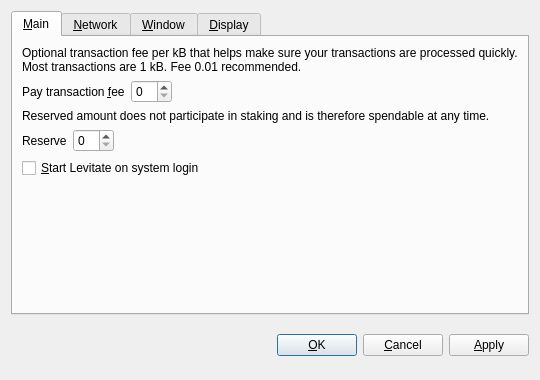
<?xml version="1.0" encoding="UTF-8"?>
<ui version="4.0">
 <class>OptionsDialog</class>
 <widget class="QDialog" name="OptionsDialog">
  <property name="geometry">
   <rect>
    <x>0</x>
    <y>0</y>
    <width>540</width>
    <height>380</height>
   </rect>
  </property>
  <property name="windowTitle">
   <string>Options</string>
  </property>
  <property name="modal">
   <bool>true</bool>
  </property>
  <layout class="QVBoxLayout" name="verticalLayout">
   <item>
    <widget class="QTabWidget" name="tabWidget">
     <property name="tabPosition">
      <enum>QTabWidget::North</enum>
     </property>
     <property name="currentIndex">
      <number>0</number>
     </property>
     <widget class="QWidget" name="tabMain">
      <attribute name="title">
       <string>&amp;Main</string>
      </attribute>
      <layout class="QVBoxLayout" name="verticalLayout_Main">
       <item>
        <widget class="QLabel" name="transactionFeeInfoLabel">
         <property name="text">
          <string>Optional transaction fee per kB that helps make sure your transactions are processed quickly. Most transactions are 1 kB. Fee 0.01 recommended.</string>
         </property>
         <property name="textFormat">
          <enum>Qt::PlainText</enum>
         </property>
         <property name="wordWrap">
          <bool>true</bool>
         </property>
        </widget>
       </item>
       <item>
        <layout class="QHBoxLayout" name="horizontalLayoutFee">
         <item>
          <widget class="QLabel" name="transactionFeeLabel">
           <property name="text">
            <string>Pay transaction &amp;fee</string>
           </property>
           <property name="textFormat">
            <enum>Qt::PlainText</enum>
           </property>
           <property name="buddy">
            <cstring>transactionFee</cstring>
           </property>
          </widget>
         </item>
         <item>
          <widget class="BitcoinAmountField" name="transactionFee"/>
         </item>
         <item>
          <spacer name="horizontalSpacerFee">
           <property name="orientation">
            <enum>Qt::Horizontal</enum>
           </property>
           <property name="sizeHint" stdset="0">
            <size>
             <width>40</width>
             <height>20</height>
            </size>
           </property>
          </spacer>
         </item>
        </layout>
       </item>
       <item>
        <widget class="QLabel" name="reserveBalanceInfoLabel">
         <property name="text">
          <string>Reserved amount does not participate in staking and is therefore spendable at any time.</string>
         </property>
         <property name="textFormat">
          <enum>Qt::PlainText</enum>
         </property>
         <property name="wordWrap">
          <bool>true</bool>
         </property>
        </widget>
       </item>
       <item>
        <layout class="QHBoxLayout" name="horizontalLayoutReserveBalance">
         <item>
          <widget class="QLabel" name="reserveBalanceLabel">
           <property name="text">
            <string>Reserve</string>
           </property>
           <property name="textFormat">
            <enum>Qt::PlainText</enum>
           </property>
           <property name="buddy">
            <cstring>reserveBalance</cstring>
           </property>
          </widget>
         </item>
         <item>
          <widget class="BitcoinAmountField" name="reserveBalance"/>
         </item>
         <item>
          <spacer name="horizontalSpacerReserveBalance">
           <property name="orientation">
            <enum>Qt::Horizontal</enum>
           </property>
           <property name="sizeHint" stdset="0">
            <size>
             <width>40</width>
             <height>20</height>
            </size>
           </property>
          </spacer>
         </item>
        </layout>
       </item>
       <item>
        <widget class="QCheckBox" name="bitcoinAtStartup">
         <property name="toolTip">
          <string>Automatically start Levitate after logging in to the system.</string>
         </property>
         <property name="text">
          <string>&amp;Start Levitate on system login</string>
         </property>
        </widget>
       </item>
       <item>
        <spacer name="verticalSpacer_Main">
         <property name="orientation">
          <enum>Qt::Vertical</enum>
         </property>
         <property name="sizeHint" stdset="0">
          <size>
           <width>20</width>
           <height>40</height>
          </size>
         </property>
        </spacer>
       </item>
      </layout>
     </widget>
     <widget class="QWidget" name="tabNetwork">
      <attribute name="title">
       <string>&amp;Network</string>
      </attribute>
      <layout class="QVBoxLayout" name="verticalLayout_Network">
       <item>
        <widget class="QCheckBox" name="mapPortUpnp">
         <property name="toolTip">
          <string>Automatically open the Levitate client port on the router. This only works when your router supports UPnP and it is enabled.</string>
         </property>
         <property name="text">
          <string>Map port using &amp;UPnP</string>
         </property>
        </widget>
       </item>
       <item>
        <widget class="QCheckBox" name="connectSocks">
         <property name="toolTip">
          <string>Connect to the Levitate network through a SOCKS5 proxy (e.g. when connecting through Tor).</string>
         </property>
         <property name="text">
          <string>&amp;Connect through SOCKS5 proxy:</string>
         </property>
        </widget>
       </item>
       <item>
        <layout class="QHBoxLayout" name="horizontalLayout_Network">
         <item>
          <widget class="QLabel" name="proxyIpLabel">
           <property name="text">
            <string>Proxy &amp;IP:</string>
           </property>
           <property name="textFormat">
            <enum>Qt::PlainText</enum>
           </property>
           <property name="buddy">
            <cstring>proxyIp</cstring>
           </property>
          </widget>
         </item>
         <item>
          <widget class="QValidatedLineEdit" name="proxyIp">
           <property name="maximumSize">
            <size>
             <width>140</width>
             <height>16777215</height>
            </size>
           </property>
           <property name="toolTip">
            <string>IP address of the proxy (e.g. 127.0.0.1)</string>
           </property>
          </widget>
         </item>
         <item>
          <widget class="QLabel" name="proxyPortLabel">
           <property name="text">
            <string>&amp;Port:</string>
           </property>
           <property name="textFormat">
            <enum>Qt::PlainText</enum>
           </property>
           <property name="buddy">
            <cstring>proxyPort</cstring>
           </property>
          </widget>
         </item>
         <item>
          <widget class="QLineEdit" name="proxyPort">
           <property name="maximumSize">
            <size>
             <width>55</width>
             <height>16777215</height>
            </size>
           </property>
           <property name="toolTip">
            <string>Port of the proxy (e.g. 9050)</string>
           </property>
          </widget>
         </item>
         <item>
          <spacer name="horizontalSpacer_Network">
           <property name="orientation">
            <enum>Qt::Horizontal</enum>
           </property>
           <property name="sizeHint" stdset="0">
            <size>
             <width>40</width>
             <height>20</height>
            </size>
           </property>
          </spacer>
         </item>
        </layout>
       </item>
       <item>
        <spacer name="verticalSpacer_Network">
         <property name="orientation">
          <enum>Qt::Vertical</enum>
         </property>
         <property name="sizeHint" stdset="0">
          <size>
           <width>20</width>
           <height>40</height>
          </size>
         </property>
        </spacer>
       </item>
      </layout>
     </widget>
     <widget class="QWidget" name="tabWindow">
      <attribute name="title">
       <string>&amp;Window</string>
      </attribute>
      <layout class="QVBoxLayout" name="verticalLayout_Window">
       <item>
        <widget class="QCheckBox" name="minimizeToTray">
         <property name="toolTip">
          <string>Show only a tray icon after minimizing the window.</string>
         </property>
         <property name="text">
          <string>&amp;Minimize to the tray instead of the taskbar</string>
         </property>
        </widget>
       </item>
       <item>
        <widget class="QCheckBox" name="minimizeOnClose">
         <property name="toolTip">
          <string>Minimize instead of exit the application when the window is closed. When this option is enabled, the application will be closed only after selecting Quit in the menu.</string>
         </property>
         <property name="text">
          <string>M&amp;inimize on close</string>
         </property>
        </widget>
       </item>
       <item>
        <spacer name="verticalSpacer_Window">
         <property name="orientation">
          <enum>Qt::Vertical</enum>
         </property>
         <property name="sizeHint" stdset="0">
          <size>
           <width>20</width>
           <height>40</height>
          </size>
         </property>
        </spacer>
       </item>
      </layout>
     </widget>
     <widget class="QWidget" name="tabDisplay">
      <attribute name="title">
       <string>&amp;Display</string>
      </attribute>
      <layout class="QVBoxLayout" name="verticalLayout_Display">
       <item>
        <layout class="QHBoxLayout" name="horizontalLayout_1_Display">
         <item>
          <widget class="QLabel" name="langLabel">
           <property name="text">
            <string>User Interface &amp;language:</string>
           </property>
           <property name="textFormat">
            <enum>Qt::PlainText</enum>
           </property>
           <property name="buddy">
            <cstring>lang</cstring>
           </property>
          </widget>
         </item>
         <item>
          <widget class="QValueComboBox" name="lang">
           <property name="toolTip">
            <string>The user interface language can be set here. This setting will take effect after restarting Levitate.</string>
           </property>
          </widget>
         </item>
        </layout>
       </item>
       <item>
        <layout class="QHBoxLayout" name="horizontalLayout_2_Display">
         <item>
          <widget class="QLabel" name="unitLabel">
           <property name="text">
            <string>&amp;Unit to show amounts in:</string>
           </property>
           <property name="textFormat">
            <enum>Qt::PlainText</enum>
           </property>
           <property name="buddy">
            <cstring>unit</cstring>
           </property>
          </widget>
         </item>
         <item>
          <widget class="QValueComboBox" name="unit">
           <property name="toolTip">
            <string>Choose the default subdivision unit to show in the interface and when sending coins.</string>
           </property>
          </widget>
         </item>
        </layout>
       </item>
       <item>
        <widget class="QCheckBox" name="coinControlFeatures">
         <property name="toolTip">
          <string>Whether to show coin control features or not.</string>
         </property>
         <property name="text">
          <string>Display coin &amp;control features (experts only!)</string>
         </property>
        </widget>
       </item>
       <item>
        <widget class="QCheckBox" name="useBlackTheme">
         <property name="text">
          <string>Use black visual theme (requires restart)</string>
         </property>
        </widget>
       </item>
       <item>
        <spacer name="verticalSpacer_Display">
         <property name="orientation">
          <enum>Qt::Vertical</enum>
         </property>
         <property name="sizeHint" stdset="0">
          <size>
           <width>20</width>
           <height>40</height>
          </size>
         </property>
        </spacer>
       </item>
      </layout>
     </widget>
    </widget>
   </item>
   <item>
    <layout class="QHBoxLayout" name="horizontalLayout_Buttons">
     <item>
      <spacer name="horizontalSpacer_1">
       <property name="orientation">
        <enum>Qt::Horizontal</enum>
       </property>
       <property name="sizeHint" stdset="0">
        <size>
         <width>40</width>
         <height>48</height>
        </size>
       </property>
      </spacer>
     </item>
     <item>
      <widget class="QLabel" name="statusLabel">
       <property name="font">
        <font>
         <weight>75</weight>
         <bold>true</bold>
        </font>
       </property>
       <property name="text">
        <string/>
       </property>
       <property name="textFormat">
        <enum>Qt::PlainText</enum>
       </property>
       <property name="wordWrap">
        <bool>true</bool>
       </property>
      </widget>
     </item>
     <item>
      <spacer name="horizontalSpacer_2">
       <property name="orientation">
        <enum>Qt::Horizontal</enum>
       </property>
       <property name="sizeHint" stdset="0">
        <size>
         <width>40</width>
         <height>48</height>
        </size>
       </property>
      </spacer>
     </item>
     <item>
      <widget class="QPushButton" name="okButton">
       <property name="text">
        <string>&amp;OK</string>
       </property>
      </widget>
     </item>
     <item>
      <widget class="QPushButton" name="cancelButton">
       <property name="text">
        <string>&amp;Cancel</string>
       </property>
       <property name="autoDefault">
        <bool>false</bool>
       </property>
      </widget>
     </item>
     <item>
      <widget class="QPushButton" name="applyButton">
       <property name="text">
        <string>&amp;Apply</string>
       </property>
       <property name="autoDefault">
        <bool>false</bool>
       </property>
      </widget>
     </item>
    </layout>
   </item>
  </layout>
 </widget>
 <customwidgets>
  <customwidget>
   <class>BitcoinAmountField</class>
   <extends>QSpinBox</extends>
   <header>bitcoinamountfield.h</header>
  </customwidget>
  <customwidget>
   <class>QValueComboBox</class>
   <extends>QComboBox</extends>
   <header>qvaluecombobox.h</header>
  </customwidget>
  <customwidget>
   <class>QValidatedLineEdit</class>
   <extends>QLineEdit</extends>
   <header>qvalidatedlineedit.h</header>
  </customwidget>
 </customwidgets>
 <resources/>
 <connections/>
</ui>
